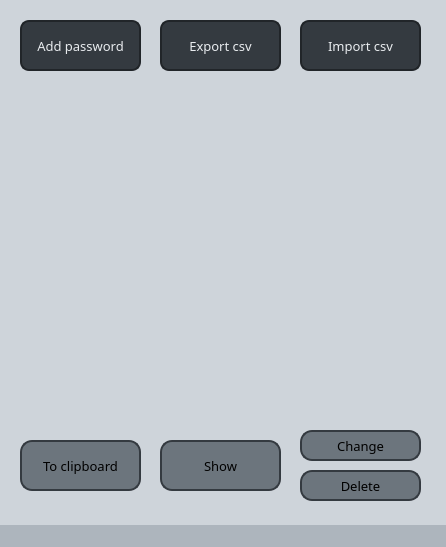
<?xml version="1.0" encoding="UTF-8"?>
<ui version="4.0">
 <class>MainWindow</class>
 <widget class="QMainWindow" name="MainWindow">
  <property name="geometry">
   <rect>
    <x>0</x>
    <y>0</y>
    <width>446</width>
    <height>547</height>
   </rect>
  </property>
  <property name="font">
   <font>
    <family>Dubai</family>
   </font>
  </property>
  <property name="windowTitle">
   <string>PasswordFind</string>
  </property>
  <widget class="QWidget" name="centralwidget">
   <property name="styleSheet">
    <string notr="true">background-color: #CED4DA;</string>
   </property>
   <widget class="QListWidget" name="listWidget">
    <property name="geometry">
     <rect>
      <x>20</x>
      <y>110</y>
      <width>401</width>
      <height>291</height>
     </rect>
    </property>
    <property name="font">
     <font>
      <family>Dubai</family>
      <pointsize>14</pointsize>
     </font>
    </property>
    <property name="styleSheet">
     <string notr="true">border:none;</string>
    </property>
    <property name="verticalScrollBarPolicy">
     <enum>Qt::ScrollBarAlwaysOff</enum>
    </property>
    <property name="horizontalScrollBarPolicy">
     <enum>Qt::ScrollBarAlwaysOff</enum>
    </property>
   </widget>
   <widget class="QPushButton" name="copyBtn">
    <property name="geometry">
     <rect>
      <x>20</x>
      <y>440</y>
      <width>121</width>
      <height>51</height>
     </rect>
    </property>
    <property name="font">
     <font>
      <family>Dubai</family>
      <pointsize>10</pointsize>
     </font>
    </property>
    <property name="styleSheet">
     <string notr="true">QPushButton:pressed { background-color: #495057 }
QPushButton {
background-color:#6C757D;
border-radius:12px;
border-style: solid;
border-color:#343A40;
border-width:2px;}</string>
    </property>
    <property name="text">
     <string>To clipboard</string>
    </property>
    <property name="flat">
     <bool>false</bool>
    </property>
   </widget>
   <widget class="QPushButton" name="changeBtn">
    <property name="geometry">
     <rect>
      <x>300</x>
      <y>430</y>
      <width>121</width>
      <height>31</height>
     </rect>
    </property>
    <property name="font">
     <font>
      <family>Dubai</family>
      <pointsize>10</pointsize>
     </font>
    </property>
    <property name="styleSheet">
     <string notr="true">QPushButton:pressed { background-color: #495057 }
QPushButton {
background-color:#6C757D;
border-radius:12px;
border-style: solid;
border-color:#343A40;
border-width:2px;}</string>
    </property>
    <property name="text">
     <string>Change</string>
    </property>
    <property name="flat">
     <bool>false</bool>
    </property>
   </widget>
   <widget class="QPushButton" name="deleteBtn">
    <property name="geometry">
     <rect>
      <x>300</x>
      <y>470</y>
      <width>121</width>
      <height>31</height>
     </rect>
    </property>
    <property name="font">
     <font>
      <family>Dubai</family>
      <pointsize>10</pointsize>
     </font>
    </property>
    <property name="styleSheet">
     <string notr="true">QPushButton:pressed { background-color: #495057 }
QPushButton {
background-color:#6C757D;
border-radius:12px;
border-style: solid;
border-color:#343A40;
border-width:2px;}</string>
    </property>
    <property name="text">
     <string>Delete</string>
    </property>
    <property name="flat">
     <bool>false</bool>
    </property>
   </widget>
   <widget class="QPushButton" name="addBtn">
    <property name="geometry">
     <rect>
      <x>20</x>
      <y>20</y>
      <width>121</width>
      <height>51</height>
     </rect>
    </property>
    <property name="font">
     <font>
      <family>Dubai</family>
      <pointsize>10</pointsize>
      <weight>50</weight>
      <bold>false</bold>
     </font>
    </property>
    <property name="styleSheet">
     <string notr="true">QPushButton:pressed { background-color: #212529 }
QPushButton {
background-color:#343A40;
border-radius:9px;
border-style: solid;
border-color:#212529;
border-width:2px;
color:#E9ECEF}</string>
    </property>
    <property name="text">
     <string>Add password</string>
    </property>
   </widget>
   <widget class="QPushButton" name="exportBtn">
    <property name="geometry">
     <rect>
      <x>160</x>
      <y>20</y>
      <width>121</width>
      <height>51</height>
     </rect>
    </property>
    <property name="font">
     <font>
      <family>Dubai</family>
      <pointsize>10</pointsize>
     </font>
    </property>
    <property name="styleSheet">
     <string notr="true">QPushButton:pressed { background-color: #212529 }
QPushButton {
background-color:#343A40;
border-radius:9px;
border-style: solid;
border-color:#212529;
border-width:2px;
color:#E9ECEF}</string>
    </property>
    <property name="text">
     <string>Export csv</string>
    </property>
   </widget>
   <widget class="QPushButton" name="importBtn">
    <property name="geometry">
     <rect>
      <x>300</x>
      <y>20</y>
      <width>121</width>
      <height>51</height>
     </rect>
    </property>
    <property name="font">
     <font>
      <family>Dubai</family>
      <pointsize>10</pointsize>
     </font>
    </property>
    <property name="styleSheet">
     <string notr="true">QPushButton:pressed { background-color: #212529 }
QPushButton {
background-color:#343A40;
border-radius:9px;
border-style: solid;
border-color:#212529;
border-width:2px;
color:#E9ECEF}</string>
    </property>
    <property name="text">
     <string>Import csv</string>
    </property>
   </widget>
   <widget class="QPushButton" name="showBtn">
    <property name="geometry">
     <rect>
      <x>160</x>
      <y>440</y>
      <width>121</width>
      <height>51</height>
     </rect>
    </property>
    <property name="font">
     <font>
      <family>Dubai</family>
      <pointsize>10</pointsize>
     </font>
    </property>
    <property name="styleSheet">
     <string notr="true">QPushButton:pressed { background-color: #495057 }
QPushButton {
background-color:#6C757D;
border-radius:12px;
border-style: solid;
border-color:#343A40;
border-width:2px;}</string>
    </property>
    <property name="text">
     <string>Show</string>
    </property>
    <property name="flat">
     <bool>false</bool>
    </property>
   </widget>
  </widget>
  <widget class="QStatusBar" name="statusbar">
   <property name="styleSheet">
    <string notr="true">background-color:#ADB5BD</string>
   </property>
  </widget>
 </widget>
 <resources/>
 <connections/>
</ui>
